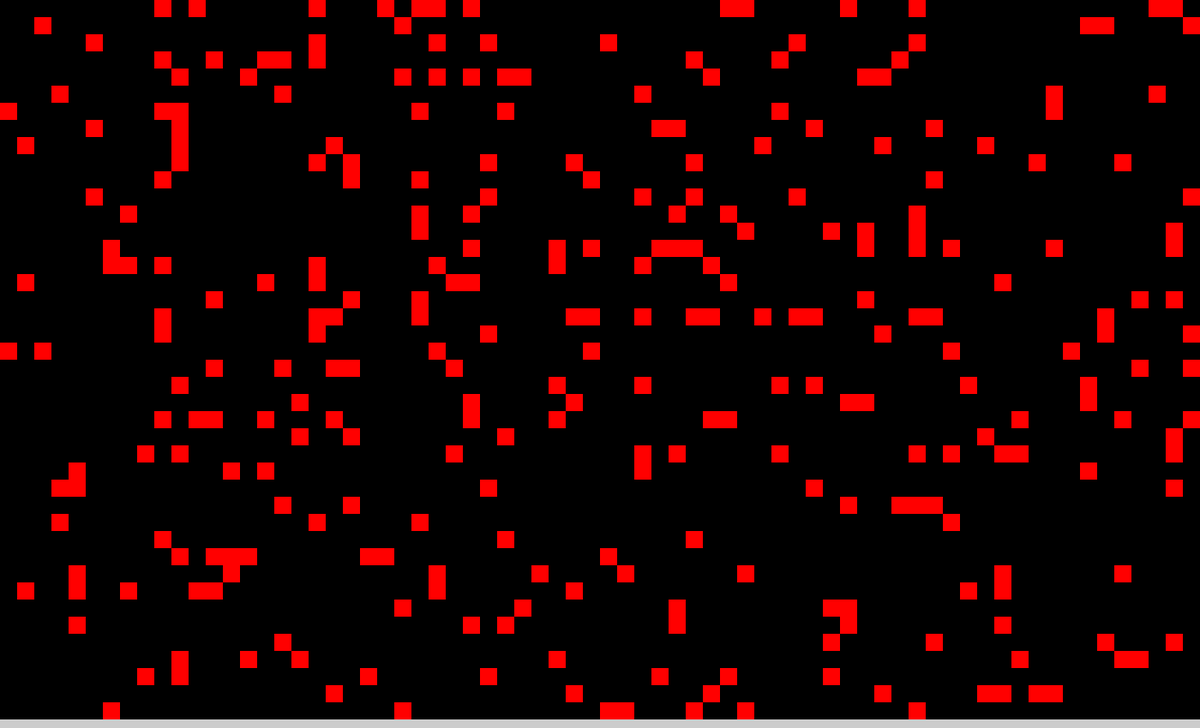
Frame 1 (no input)
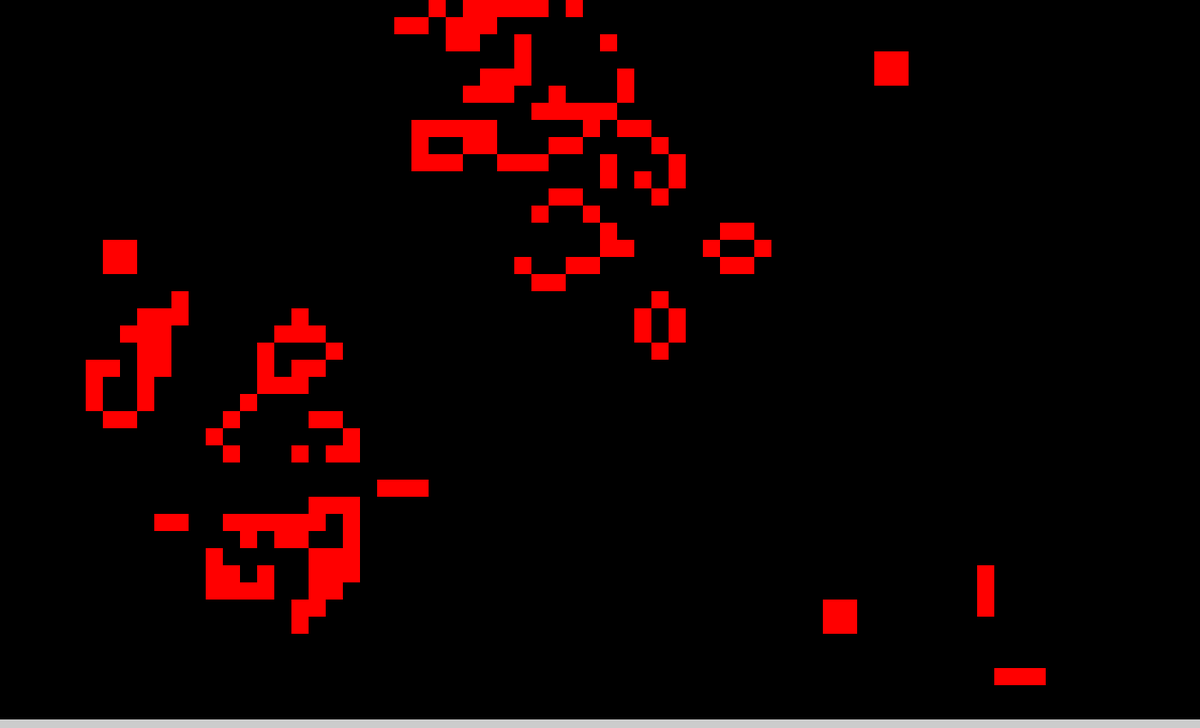
Frame 60 (the mouse pressed at the canvas centre just before this capture)
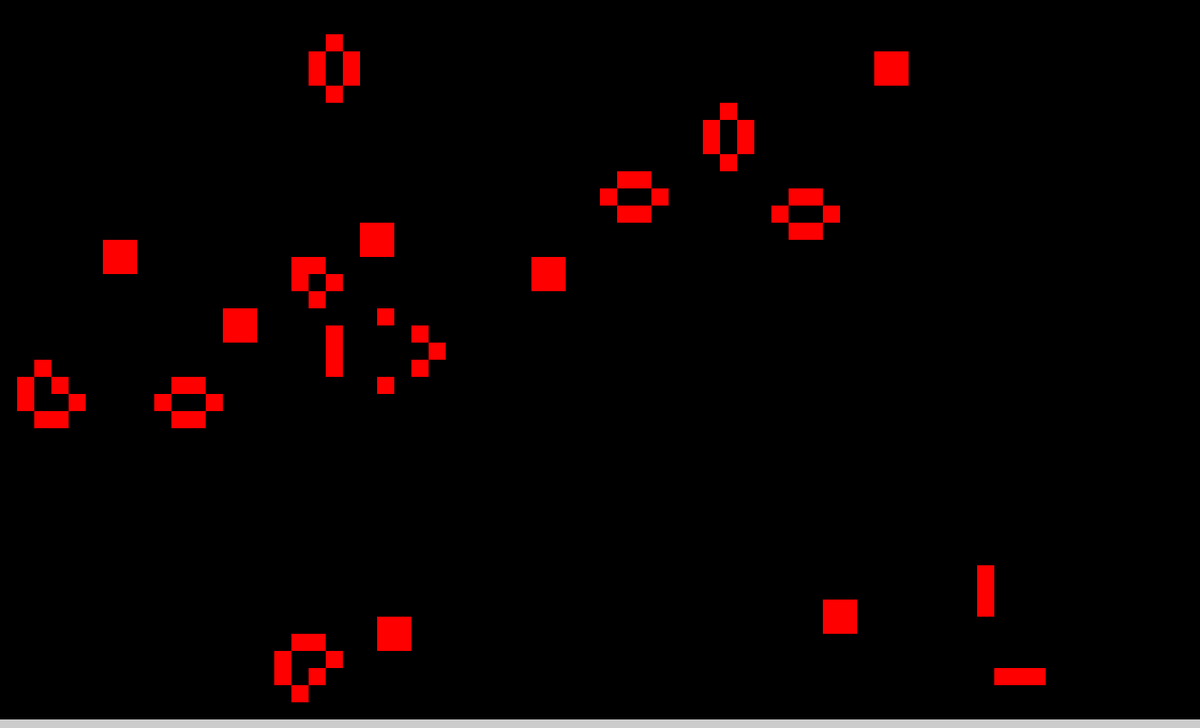
Frame 120 (the mouse held since frame 60 and released just before this capture)

The Processing sketch that drew these frames (run headless with seeded random() and noise(); from frame 60 on, the mouse is pressed at the canvas centre):

// Processing sketch: GameOfLife
// ── GameOfLife.pde
final int SPACING = 20;
final float DENSITY = 0.1;
int[][] grid;
boolean pause = false;

int numberOfIterationsPassed = 0;

logic gameOfLife;

void setup() {
  size(1400, 850);
  noStroke();
  frameRate(10);
  grid = new int[height / SPACING][width / SPACING];
  gameOfLife = new logic(SPACING, DENSITY, grid);
  //gameOfLife.getFirstGrid(grid);
}

void draw() {
  if(!pause) {
    gameOfLife.iterateAndShow();
  } else {
    if (mousePressed) {
      int x = mouseX;
      int y = mouseY;
      gameOfLife.setGrid(y/SPACING, x/SPACING, 1);
      gameOfLife.showGrid();
      System.out.println(x/SPACING);
      // work on here
    }
  }
}

void keyPressed() {
  if (key == ' ') {
    pause = !pause;
    numberOfIterationsPassed = 0;
  } else if (keyCode == RIGHT && pause) {
    gameOfLife.iterateAndShow();
    numberOfIterationsPassed = 0;
  } else if (keyCode == LEFT) {
    if (numberOfIterationsPassed < 4) {
      numberOfIterationsPassed++;
      gameOfLife.moveBackwards(numberOfIterationsPassed);
    }
  }
}

// ── gameOfLifeLogic.pde
public class logic {
  private final int SPACING;
  private final float DENSITY;
  private int[][] grid ;
  // set to 5 because I don't want to have too many things being kept by my computer
  private int[][][] pastGrids = new int[5][][];

  public logic(int SPACING, float DENSITY, int[][] grid) {
    this.SPACING = SPACING;
    this.DENSITY = DENSITY;
    this.grid = grid;
    for (int i = 0; i < pastGrids.length; i++) {
      pastGrids[i] = grid;
    }
    getFirstGrid();
  }
    
  public int[][] getGrid() {
    return grid;
  }  
  
  public void setGrid(int row, int col, int val) {
    grid[row][col] = val;
  }
  public void iterateAndShow() {
    keepTrackOfPastGrids();
    showGrid();
    gameOfLife.calcNextGrid();
  }
  
  private void getFirstGrid() {
    for (int i = 0; i < grid.length; i++) { //<>//
      for (int j = 0; j < grid[i].length; j++) {
        if (random(1) <= DENSITY) {
          grid[i][j] = 1;
        } else {
          grid[i][j] = 0;
        }
      }
    }
  }
  
  // checks to see if the row/column is out of index
  private boolean cellOutOfBounds(int cellRow, int cellCol) {
    if (cellRow == grid.length) {
      return true;
    } else if (cellRow == -1) {
      return true;
    } else if (cellCol == grid[cellRow].length) {
      return true;
    } else if (cellCol == -1) {
      return true;
    }
    return false;
  }
  
  private void calcNextGrid() {
    int[][] nextGrid = new int[grid.length][grid[0].length];
    for (int i = 0; i < grid.length; i++) {
      for (int j = 0; j < grid[i].length; j++) {
        int valueOfCell = countNeighbors(i, j);
        if ((valueOfCell > 1 && valueOfCell < 4) && grid[i][j] == 1) {
          nextGrid[i][j] = 1;
        } else if (valueOfCell == 3) {
          nextGrid[i][j] = 1;
        } else {
          nextGrid[i][j] = 0;
        }
      }
    }
    grid = nextGrid;
  }
  
  // counts living neighbors in 3X3
  private int countNeighbors(int row, int col) {
    int valueOfCell = 0;
    for (int i = -1; i <= 1; i++) {
      for (int j = -1; j <= 1; j++) {
        if (!cellOutOfBounds(row + i, col + j)) {
          boolean isSelf = i == 0 && j == 0;
          boolean isLivingCell = grid[row + i][col + j] == 1;
          if (isLivingCell && !isSelf) {
            valueOfCell++;
          }
        }
      }
    }
    return valueOfCell;
  }
  
  private void keepTrackOfPastGrids() {
     for (int i = pastGrids.length - 1; i >= 0; i--) {
      if (i == 0) {
        pastGrids[0] = grid;
      } else {
        pastGrids[i] = pastGrids[i -1];
      }
    }
  }
  
  public void showGrid() {
    // your code here
    for (int i = 0; i < grid.length; i++) {
      for (int j = 0; j < grid[i].length; j++) {
        if (grid[i][j] == 0) {
          fill(0);
          square(j * SPACING, i * SPACING, SPACING);
        } else {
          fill(255, 0, 0);
          square(j * SPACING, i * SPACING, SPACING);
        }
      }
    }
  }
  
  public void moveBackwards(int numberOfIterationsPassed) {
    grid = pastGrids[numberOfIterationsPassed];
    showGrid();
  }
}
